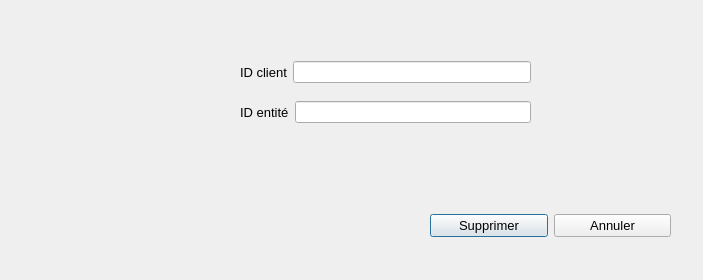
<?xml version="1.0" encoding="UTF-8"?>
<ui version="4.0">
 <class>supprimerr</class>
 <widget class="QDialog" name="supprimerr">
  <property name="geometry">
   <rect>
    <x>0</x>
    <y>0</y>
    <width>703</width>
    <height>280</height>
   </rect>
  </property>
  <property name="windowTitle">
   <string>Dialog</string>
  </property>
  <widget class="QWidget" name="layoutWidget">
   <property name="geometry">
    <rect>
     <x>240</x>
     <y>60</y>
     <width>291</width>
     <height>24</height>
    </rect>
   </property>
   <layout class="QHBoxLayout" name="horizontalLayout_2">
    <item>
     <widget class="QLabel" name="label">
      <property name="font">
       <font>
        <pointsize>10</pointsize>
       </font>
      </property>
      <property name="text">
       <string>ID client</string>
      </property>
     </widget>
    </item>
    <item>
     <widget class="QLineEdit" name="lineEdit1"/>
    </item>
   </layout>
  </widget>
  <widget class="QWidget" name="layoutWidget_2">
   <property name="geometry">
    <rect>
     <x>430</x>
     <y>200</y>
     <width>241</width>
     <height>51</height>
    </rect>
   </property>
   <layout class="QHBoxLayout" name="horizontalLayout">
    <item>
     <widget class="QPushButton" name="pushButton">
      <property name="font">
       <font>
        <pointsize>10</pointsize>
       </font>
      </property>
      <property name="text">
       <string>Supprimer</string>
      </property>
     </widget>
    </item>
    <item>
     <widget class="QPushButton" name="pushButton_2">
      <property name="font">
       <font>
        <pointsize>10</pointsize>
       </font>
      </property>
      <property name="text">
       <string>Annuler</string>
      </property>
     </widget>
    </item>
   </layout>
  </widget>
  <widget class="QWidget" name="layoutWidget_3">
   <property name="geometry">
    <rect>
     <x>240</x>
     <y>100</y>
     <width>291</width>
     <height>24</height>
    </rect>
   </property>
   <layout class="QHBoxLayout" name="horizontalLayout_3">
    <item>
     <widget class="QLabel" name="label_2">
      <property name="font">
       <font>
        <pointsize>10</pointsize>
       </font>
      </property>
      <property name="text">
       <string>ID entité</string>
      </property>
     </widget>
    </item>
    <item>
     <widget class="QLineEdit" name="lineEdit2"/>
    </item>
   </layout>
  </widget>
  <widget class="QLabel" name="label_3">
   <property name="geometry">
    <rect>
     <x>34</x>
     <y>65</y>
     <width>171</width>
     <height>171</height>
    </rect>
   </property>
   <property name="styleSheet">
    <string notr="true">image: url(:/supp.png);</string>
   </property>
   <property name="text">
    <string/>
   </property>
  </widget>
 </widget>
 <resources/>
 <connections/>
</ui>
